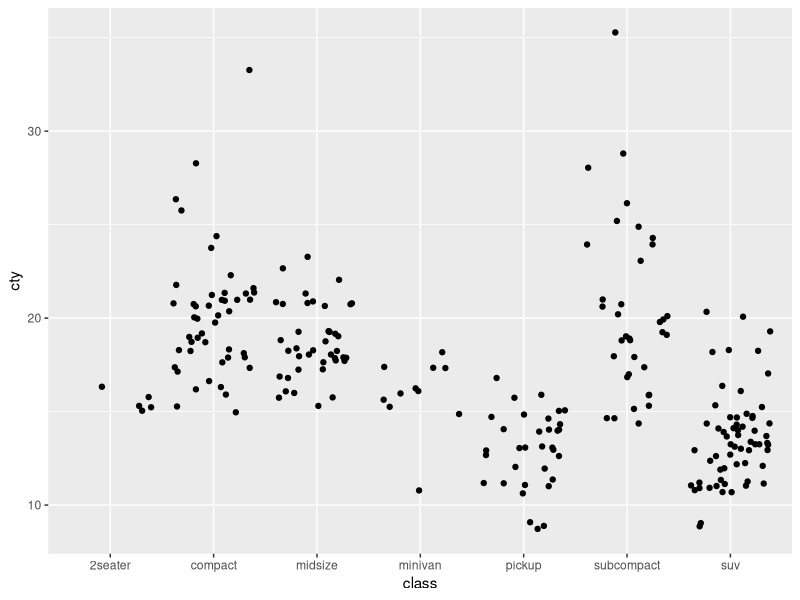

R code for this plot:
## ---- chunk 1
knitr::opts_chunk$set(echo = TRUE)
library(tidyverse)
## ---- chunk 2
ggplot(data = mpg, aes(x = class, y = cty)) +
  geom_jitter()
